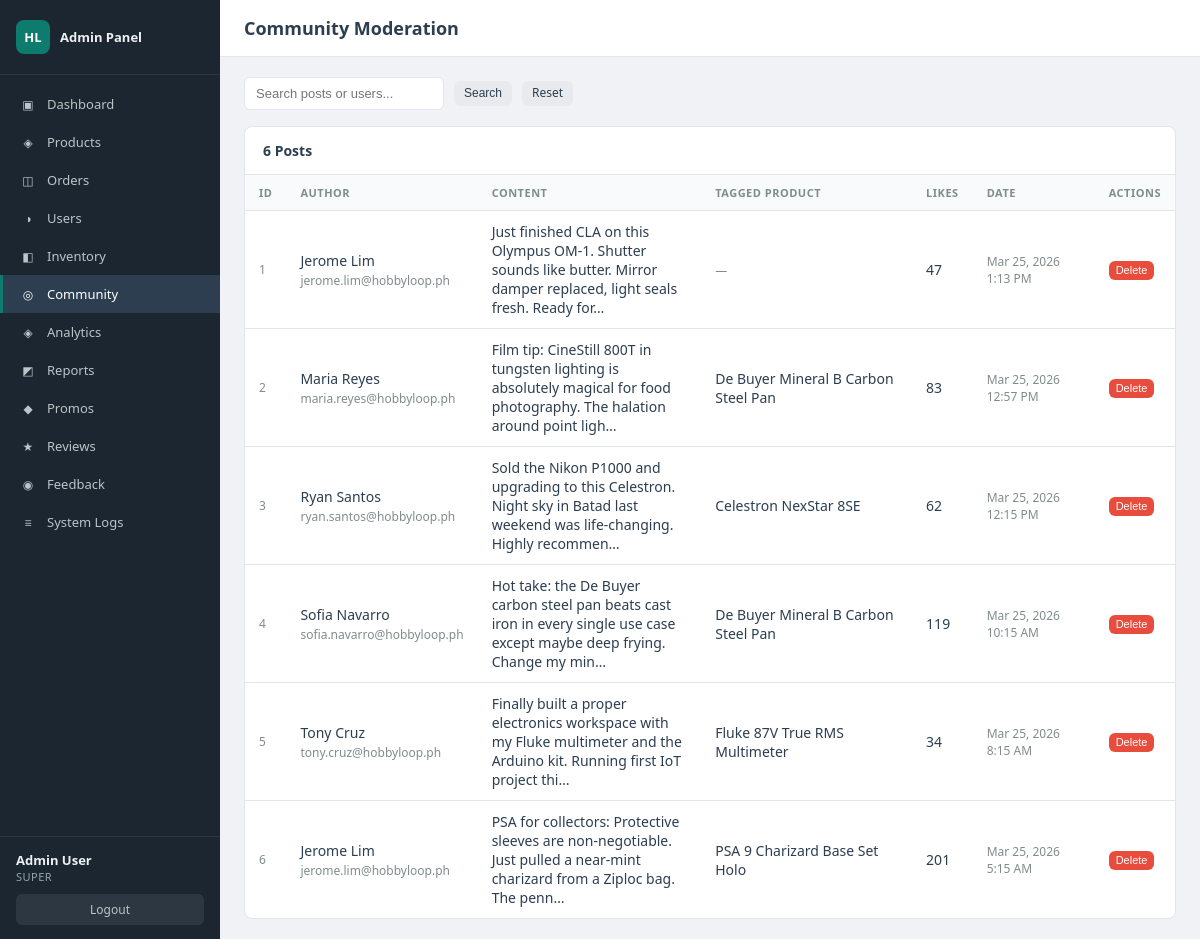
/admin/community.php (signed in), run on the app's committed database.
### tables this page shows
CREATE TABLE community_posts (
    id INT AUTO_INCREMENT PRIMARY KEY,
    user_id INT NOT NULL,
    text TEXT NOT NULL,
    tagged_product_id INT,
    likes_count INT DEFAULT 0,
    comments_count INT DEFAULT 0,
    created_at TIMESTAMP DEFAULT CURRENT_TIMESTAMP,
    FOREIGN KEY (user_id) REFERENCES users(id),
    FOREIGN KEY (tagged_product_id) REFERENCES products(id) ON DELETE SET NULL
);

CREATE TABLE users (
    id INT AUTO_INCREMENT PRIMARY KEY,
    first_name VARCHAR(50) NOT NULL,
    last_name VARCHAR(50) NOT NULL,
    email VARCHAR(100) NOT NULL UNIQUE,
    username VARCHAR(50) UNIQUE DEFAULT NULL,
    password_hash VARCHAR(255) NOT NULL,
    phone VARCHAR(20),
    avatar_initials VARCHAR(5),
    avatar_color VARCHAR(7) DEFAULT '#0D7C6E',
    role ENUM('buyer','seller','admin') DEFAULT 'buyer',
    admin_level ENUM('super','editor','viewer') DEFAULT NULL,
    trust_badge VARCHAR(50) DEFAULT 'New Member',
    is_verified TINYINT(1) DEFAULT 0,
    created_at TIMESTAMP DEFAULT CURRENT_TIMESTAMP,
    updated_at TIMESTAMP DEFAULT CURRENT_TIMESTAMP ON UPDATE CURRENT_TIMESTAMP
);

CREATE TABLE products (
    id INT AUTO_INCREMENT PRIMARY KEY,
    seller_id INT NOT NULL,
    category_id VARCHAR(20) NOT NULL,
    name VARCHAR(150) NOT NULL,
    description TEXT,
    price DECIMAL(10,2) NOT NULL,
    original_price DECIMAL(10,2),
    sku VARCHAR(50),
    stock_qty INT DEFAULT 1,
    condition_label VARCHAR(30) NOT NULL,
    brand VARCHAR(100),
    badge ENUM('hot','top','new') DEFAULT NULL,
    bg_gradient VARCHAR(100),
    image_url VARCHAR(500),
    rating DECIMAL(2,1) DEFAULT 0,
    review_count INT DEFAULT 0,
    is_active TINYINT(1) DEFAULT 1,
    created_at TIMESTAMP DEFAULT CURRENT_TIMESTAMP,
    updated_at TIMESTAMP DEFAULT CURRENT_TIMESTAMP ON UPDATE CURRENT_TIMESTAMP,
    FOREIGN KEY (seller_id) REFERENCES users(id),
    FOREIGN KEY (category_id) REFERENCES categories(id)
);

### admin/community.php (the view, shortened to what this page needs)
<?php
require_once __DIR__ . '/includes/header.php';
$search  = trim($_GET['q'] ?? '');
$page    = max(1, (int) ($_GET['page'] ?? 1));
$per_page = 20;
$offset  = ($page - 1) * $per_page;
$where = []; $params = [];
$sql_where = $where ? 'WHERE ' . implode(' AND ', $where) : '';
$total = $pdo->prepare("SELECT COUNT(*) FROM community_posts cp JOIN users u ON u.id = cp.user_id $sql_where");
$total->execute($params);
$total_count = (int) $total->fetchColumn();
$stmt = $pdo->prepare("
    SELECT cp.id, cp.text, cp.likes_count, cp.comments_count, cp.created_at,
           u.first_name, u.last_name, u.email,
           p.name AS tagged_product
    FROM community_posts cp
    JOIN users u ON u.id = cp.user_id
    LEFT JOIN products p ON p.id = cp.tagged_product_id
    $sql_where
    ORDER BY cp.created_at DESC
    LIMIT $per_page OFFSET $offset
");
$stmt->execute($params);
$posts = $stmt->fetchAll();
require_once __DIR__ . '/includes/sidebar.php';
?>
<div class="filters">
    <form method="GET" style="display:contents">
        <input type="text" name="q" placeholder="Search posts or users..." value="<?= htmlspecialchars($search) ?>">
        <button type="submit" class="btn btn-gray btn-sm">Search</button>
        <a href="/hobbyloop/admin/community.php" class="btn btn-gray btn-sm">Reset</a>
    </form>
</div>
<div class="card mb-0">
    <div class="card-header"><?= number_format($total_count) ?> Posts</div>
    <div class="table-wrap">
        <table>
            <thead><tr>
                <th>ID</th><th>Author</th><th>Content</th><th>Tagged Product</th>
                <th>Likes</th><th>Date</th><th>Actions</th>
            </tr></thead>
            <tbody>
            <?php if (empty($posts)): ?>
                <tr><td colspan="7" class="text-center text-muted" style="padding:24px">No posts found.</td></tr>
            <?php else: ?>
            <?php foreach ($posts as $p): ?>
            <tr>
                <td class="text-muted"><?= $p['id'] ?></td>
                <td>
                    <?= htmlspecialchars($p['first_name'] . ' ' . $p['last_name']) ?><br>
                    <span class="text-muted"><?= htmlspecialchars($p['email']) ?></span>
                </td>
                <td style="max-width:300px;word-break:break-word"><?= htmlspecialchars(mb_substr($p['text'], 0, 120)) ?><?= mb_strlen($p['text']) > 120 ? '…' : '' ?></td>
                <td><?= $p['tagged_product'] ? htmlspecialchars($p['tagged_product']) : '<span class="text-muted">—</span>' ?></td>
                <td><?= $p['likes_count'] ?></td>
                <td class="text-muted"><?= date('M j, Y g:i A', strtotime($p['created_at'])) ?></td>
                <td>
                    <form method="POST" onsubmit="return confirm('Delete this post?')">
                        <button class="btn btn-danger btn-xs">Delete</button>
                    </form>
                </td>
            </tr>
            <?php endforeach; ?>
            <?php endif; ?>
            </tbody>
        </table>
    </div>
</div>
<?php require_once __DIR__ . '/includes/footer.php'; ?>

### admin/admin.css (style rules this page uses)
*, *::before, *::after { box-sizing: border-box; margin: 0; padding: 0; }
:root { --sidebar-w: 220px; --teal: #0D7C6E; --teal-dark: #0a6459; --sidebar-bg: #1b2631; --sidebar-hover: #2c3e50; --sidebar-active: #0D7C6E; --text: #2c3e50; --text-light: #7f8c8d; --bg: #f0f2f5; --card-bg: #ffffff; --border: #e0e6ed; --red: #e74c3c; --green: #27ae60; --orange: #e67e22; --blue: #2980b9; }
body { font-family: 'Segoe UI', system-ui, sans-serif; font-size: 14px; color: var(--text); background: var(--bg); }
.card { background: var(--card-bg); border: 1px solid var(--border); border-radius: 8px; margin-bottom: 20px; overflow: hidden; }
.card-header { padding: 14px 18px; border-bottom: 1px solid var(--border); font-weight: 600; font-size: 14px; display: flex; align-items: center; justify-content: space-between; gap: 10px; }
.table-wrap { overflow-x: auto; }
table { width: 100%; border-collapse: collapse; }
thead th { padding: 10px 14px; text-align: left; font-size: 11px; font-weight: 600; text-transform: uppercase; letter-spacing: .5px; color: var(--text-light); border-bottom: 1px solid var(--border); background: #f8fafc; }
tbody td { padding: 11px 14px; border-bottom: 1px solid var(--border); vertical-align: middle; }
tbody tr:last-child td { border-bottom: none; }
.btn { display: inline-flex; align-items: center; gap: 5px; padding: 7px 14px; border: none; border-radius: 6px; font-size: 13px; font-weight: 500; cursor: pointer; text-decoration: none; transition: opacity .15s; line-height: 1.4; }
.btn-danger { background: var(--red); color: #fff; }
.btn-gray { background: #e8eaed; color: var(--text); }
.btn-sm { padding: 4px 10px; font-size: 12px; }
.btn-xs { padding: 2px 7px; font-size: 11px; }
input[type=text], input[type=email], input[type=number], input[type=date], input[type=password], select, textarea { width: 100%; padding: 8px 11px; border: 1px solid var(--border); border-radius: 6px; font-size: 13px; color: var(--text); background: #fff; transition: border-color .15s; }
.filters { display: flex; align-items: center; gap: 10px; flex-wrap: wrap; margin-bottom: 16px; }
.filters select, .filters input[type=text] { width: auto; min-width: 140px; }
.text-muted { color: var(--text-light); font-size: 12px; }
.mb-0 { margin-bottom: 0; }

### data on the page
community_posts: id "1", user.last_name "Jerome Lim", user.email "jerome.lim@hobbyloop.ph", text "Just finished CLA on this Olympus OM-1. Shutter sounds like butter. Mirror damper replaced, light seals fresh. Ready for", likes_count "47", created_at "Mar 25, 2026 1:13 PM"
community_posts: id "2", user.last_name "Maria Reyes", user.email "maria.reyes@hobbyloop.ph", text "Film tip: CineStill 800T in tungsten lighting is absolutely magical for food photography. The halation around point ligh", tagged_product.name "De Buyer Mineral B Carbon Steel Pan", likes_count "83", created_at "Mar 25, 2026 12:57 PM"
community_posts: id "3", user.last_name "Ryan Santos", user.email "ryan.santos@hobbyloop.ph", text "Sold the Nikon P1000 and upgrading to this Celestron. Night sky in Batad last weekend was life-changing. Highly recommen", tagged_product.name "Celestron NexStar 8SE", likes_count "62", created_at "Mar 25, 2026 12:15 PM"
community_posts: id "4", user.last_name "Sofia Navarro", user.email "sofia.navarro@hobbyloop.ph", text "Hot take: the De Buyer carbon steel pan beats cast iron in every single use case except maybe deep frying. Change my min", tagged_product.name "De Buyer Mineral B Carbon Steel Pan", likes_count "119", created_at "Mar 25, 2026 10:15 AM"
community_posts: id "5", user.last_name "Tony Cruz", user.email "tony.cruz@hobbyloop.ph", text "Finally built a proper electronics workspace with my Fluke multimeter and the Arduino kit. Running first IoT project thi", tagged_product.name "Fluke 87V True RMS Multimeter", likes_count "34", created_at "Mar 25, 2026 8:15 AM"
community_posts: id "6", user.last_name "Jerome Lim", user.email "jerome.lim@hobbyloop.ph", text "PSA for collectors: Protective sleeves are non-negotiable. Just pulled a near-mint charizard from a Ziploc bag. The penn", tagged_product.name "PSA 9 Charizard Base Set Holo", likes_count "201", created_at "Mar 25, 2026 5:15 AM"

### other printed values
$item['icon'] "▣"
$item['label'] "Dashboard"
$item['icon'] "◈"
$item['label'] "Products"
$item['icon'] "◫"
$item['label'] "Orders"
$item['icon'] "◑"
$item['label'] "Users"
$item['icon'] "◧"
$item['label'] "Inventory"
$item['icon'] "◎"
$item['label'] "Community"
$item['label'] "Analytics"
$item['icon'] "◩"
$item['label'] "Reports"
